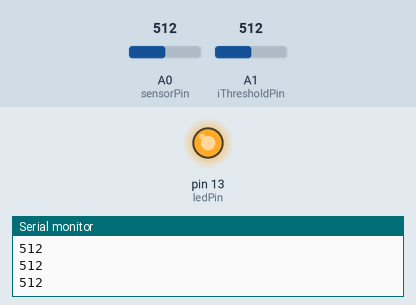
The sketch below on a simulated Arduino Uno, built with avr-gcc and run on an emulated ATmega328P. Parts: output pins drawn as LEDs (lit = HIGH), the last lines printed to the serial monitor. The test bench sets the inputs (shaded band); at power-on: A1 (iThresholdPin) = 512, A0 (sensorPin) = 512.

Above: at 1.2 s.
1.3 s: A1 (iThresholdPin) set to 504
At 2.3 s:
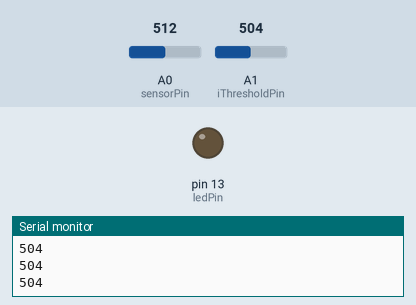
2.8 s: A1 (iThresholdPin) set to 716
At 3.6 s:
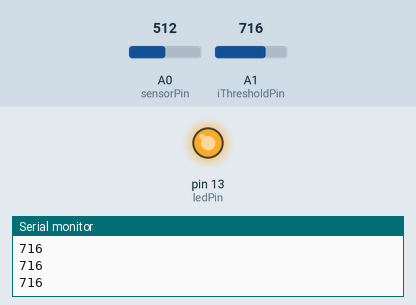
4.3 s: A1 (iThresholdPin) set to 511
At 4.6 s:
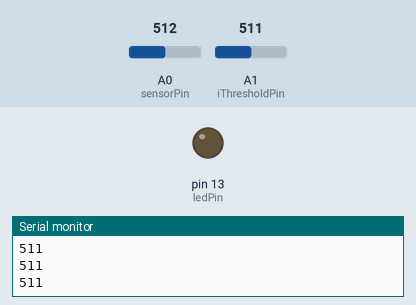
Timing chart, 0 to 7.3 s (numbered marks = the images above; inputs shaded):
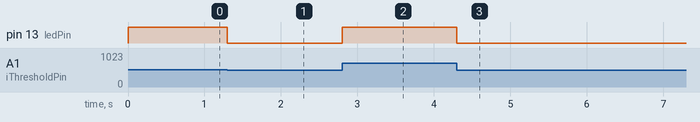

Measured:
- the behaviour switches between 512 and 511 on A1 (iThresholdPin) (found by bisection; images 0 and 1)
- after the input at 1.3 s, pin 13 (ledPin): HIGH → LOW at once
- after the input at 2.8 s, pin 13 (ledPin): LOW → HIGH at once
- after the input at 4.3 s, pin 13 (ledPin): HIGH → LOW at once

The sketch:

TCRT_5000_Test1.ino
```cpp
/*
test the TCRT_5000 IR proximity sensor.  Code started with Arduino analog read example...
IR LED resistor using 220 ohms giving about 17ma of LED current
phototransistor collector resistor is 10K
potential problem with picking up optical noise from flourescent lights which appears as ripple on the signal.

An analog input threshold of approximatley 830 seems to be workable, detecting a finger at one inch distance.
*/

int sensorPin = A0;
int iThresholdPin = A1; // use potentiometer to establish threshold

int ledPin = 13;      // select the pin for the LED
int sensorValue = 0;  // variable to store the value coming from the sensor
int iThresholdValue = 0;  // variable holding the object detection threshold

void setup() {
  // declare the ledPin as an OUTPUT:
  pinMode(ledPin, OUTPUT);
  digitalWrite(ledPin, HIGH);
  Serial.begin(9600);
}

void loop() {
  // read the value from the sensor - low value indicates presence of object
  sensorValue = analogRead(sensorPin);
  iThresholdValue = analogRead(iThresholdPin);
  if(sensorValue > iThresholdValue)
  {
  // turn the ledPin off
  digitalWrite(ledPin, LOW);
  }
  else
  {
  // turn the ledPin on indicating that an object has been detected
  digitalWrite(ledPin, HIGH);
  }

 Serial.println(iThresholdValue);


}
```
